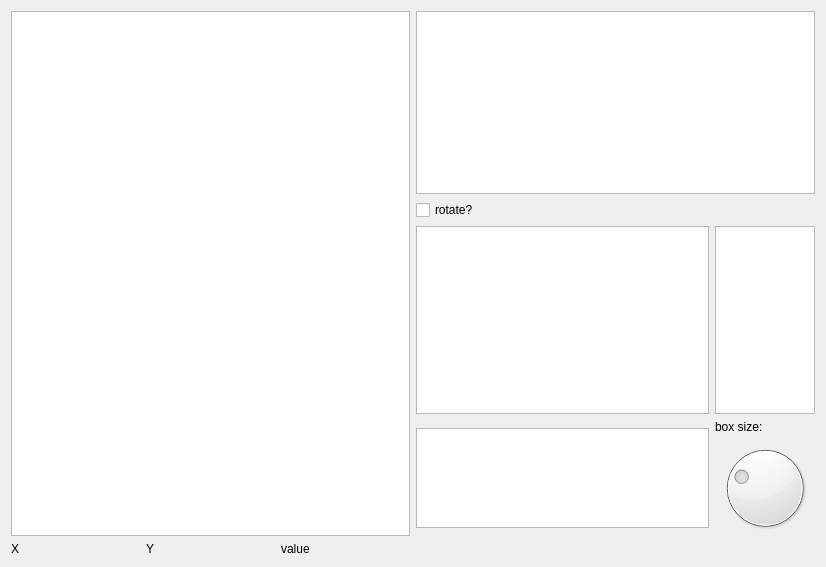
<?xml version="1.0" encoding="UTF-8"?>
<ui version="4.0">
 <class>Form</class>
 <widget class="QWidget" name="Form">
  <property name="windowModality">
   <enum>Qt::NonModal</enum>
  </property>
  <property name="geometry">
   <rect>
    <x>0</x>
    <y>0</y>
    <width>826</width>
    <height>567</height>
   </rect>
  </property>
  <property name="sizePolicy">
   <sizepolicy hsizetype="Preferred" vsizetype="Preferred">
    <horstretch>0</horstretch>
    <verstretch>0</verstretch>
   </sizepolicy>
  </property>
  <property name="windowTitle">
   <string>Image viewer</string>
  </property>
  <layout class="QGridLayout" name="gridLayout_2">
   <item row="2" column="1">
    <layout class="QGridLayout" name="gridLayout">
     <item row="1" column="0">
      <widget class="ImageView" name="iv_2dspec_zoom">
       <property name="maximumSize">
        <size>
         <width>350</width>
         <height>350</height>
        </size>
       </property>
      </widget>
     </item>
     <item row="1" column="1">
      <widget class="PlotWidget" name="plotwidget_3">
       <property name="maximumSize">
        <size>
         <width>100</width>
         <height>350</height>
        </size>
       </property>
      </widget>
     </item>
     <item row="3" column="1">
      <widget class="QDial" name="dial">
       <property name="minimum">
        <number>10</number>
       </property>
       <property name="maximum">
        <number>150</number>
       </property>
       <property name="singleStep">
        <number>2</number>
       </property>
       <property name="value">
        <number>50</number>
       </property>
       <property name="orientation">
        <enum>Qt::Horizontal</enum>
       </property>
       <property name="wrapping">
        <bool>false</bool>
       </property>
       <property name="notchesVisible">
        <bool>false</bool>
       </property>
      </widget>
     </item>
     <item row="2" column="1">
      <widget class="QLabel" name="label_4">
       <property name="text">
        <string>box size:</string>
       </property>
      </widget>
     </item>
     <item row="2" column="0" rowspan="2">
      <widget class="PlotWidget" name="plotwidget_2">
       <property name="maximumSize">
        <size>
         <width>350</width>
         <height>100</height>
        </size>
       </property>
      </widget>
     </item>
    </layout>
   </item>
   <item row="0" column="1">
    <widget class="QListWidget" name="listWidget">
     <property name="maximumSize">
      <size>
       <width>450</width>
       <height>16777215</height>
      </size>
     </property>
    </widget>
   </item>
   <item row="0" column="0" rowspan="3">
    <widget class="ImageView" name="iv_2dspec"/>
   </item>
   <item row="3" column="0">
    <layout class="QHBoxLayout" name="horizontalLayout">
     <item>
      <widget class="QLabel" name="label">
       <property name="text">
        <string>X</string>
       </property>
      </widget>
     </item>
     <item>
      <widget class="QLabel" name="label_3">
       <property name="text">
        <string>Y</string>
       </property>
      </widget>
     </item>
     <item>
      <widget class="QLabel" name="label_2">
       <property name="text">
        <string>value</string>
       </property>
      </widget>
     </item>
    </layout>
   </item>
   <item row="1" column="1">
    <widget class="QCheckBox" name="checkBox">
     <property name="text">
      <string>rotate?</string>
     </property>
    </widget>
   </item>
  </layout>
 </widget>
 <customwidgets>
  <customwidget>
   <class>ImageView</class>
   <extends>QGraphicsView</extends>
   <header>pyqtgraph</header>
  </customwidget>
  <customwidget>
   <class>PlotWidget</class>
   <extends>QGraphicsView</extends>
   <header>pyqtgraph</header>
  </customwidget>
 </customwidgets>
 <resources/>
 <connections/>
</ui>
